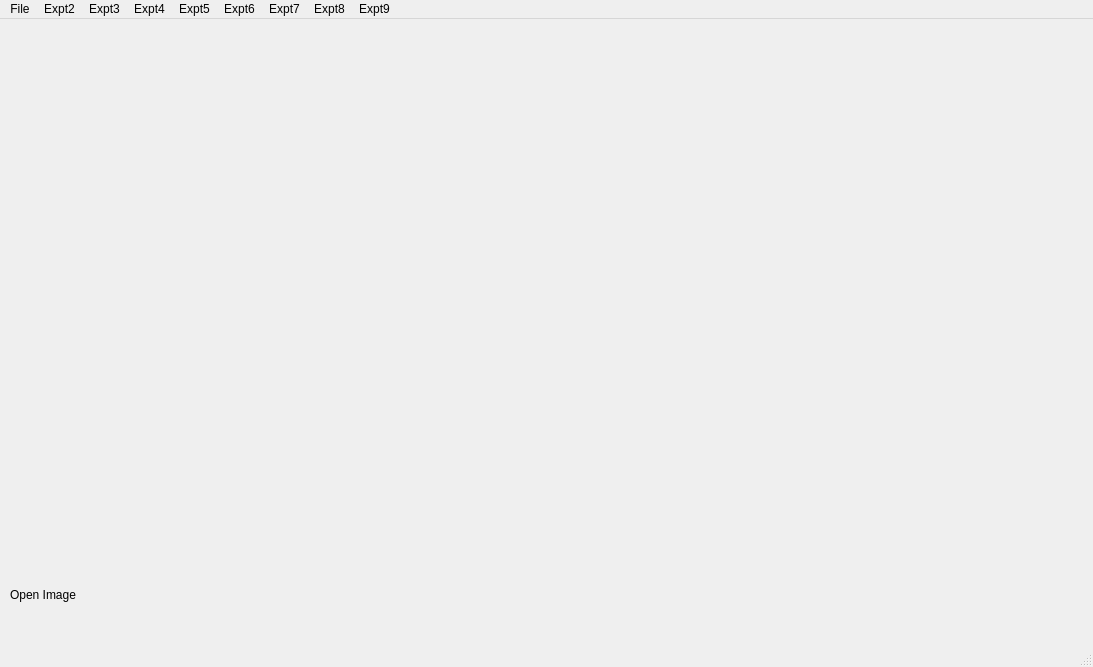
<?xml version="1.0" encoding="UTF-8"?>
<ui version="4.0">
 <class>MainWindow</class>
 <widget class="QMainWindow" name="MainWindow">
  <property name="geometry">
   <rect>
    <x>0</x>
    <y>0</y>
    <width>1093</width>
    <height>667</height>
   </rect>
  </property>
  <property name="windowTitle">
   <string>Image Processing</string>
  </property>
  <widget class="QWidget" name="centralwidget">
   <widget class="QLabel" name="inputImageLabel">
    <property name="geometry">
     <rect>
      <x>10</x>
      <y>10</y>
      <width>531</width>
      <height>531</height>
     </rect>
    </property>
    <property name="text">
     <string/>
    </property>
    <property name="scaledContents">
     <bool>true</bool>
    </property>
   </widget>
   <widget class="QLabel" name="outputImageLabel">
    <property name="geometry">
     <rect>
      <x>550</x>
      <y>10</y>
      <width>531</width>
      <height>531</height>
     </rect>
    </property>
    <property name="text">
     <string/>
    </property>
    <property name="scaledContents">
     <bool>true</bool>
    </property>
   </widget>
   <widget class="QLabel" name="msgLabel">
    <property name="geometry">
     <rect>
      <x>10</x>
      <y>560</y>
      <width>1071</width>
      <height>31</height>
     </rect>
    </property>
    <property name="text">
     <string>Open Image</string>
    </property>
   </widget>
  </widget>
  <widget class="QMenuBar" name="menubar">
   <property name="geometry">
    <rect>
     <x>0</x>
     <y>0</y>
     <width>1093</width>
     <height>30</height>
    </rect>
   </property>
   <widget class="QMenu" name="menuFile">
    <property name="title">
     <string>File</string>
    </property>
    <addaction name="actionOpen"/>
    <addaction name="actionSave"/>
   </widget>
   <widget class="QMenu" name="menuExpt2">
    <property name="title">
     <string>Expt2</string>
    </property>
    <addaction name="actionRGB_to_Grey"/>
   </widget>
   <widget class="QMenu" name="menuExpt3">
    <property name="title">
     <string>Expt3</string>
    </property>
    <addaction name="actionNegative"/>
   </widget>
   <widget class="QMenu" name="menuExpt4">
    <property name="title">
     <string>Expt4</string>
    </property>
    <addaction name="actionGrey_Level_Slicing"/>
   </widget>
   <widget class="QMenu" name="menuExpt5">
    <property name="title">
     <string>Expt5</string>
    </property>
    <addaction name="actionBit_Plane_0"/>
    <addaction name="actionBit_Plane_1"/>
    <addaction name="actionBit_Plane_2"/>
    <addaction name="actionBit_Plane_3"/>
    <addaction name="actionBit_Plane_4"/>
    <addaction name="actionBit_Plane_5"/>
    <addaction name="actionBit_Plane_6"/>
    <addaction name="actionBit_Plane_7"/>
   </widget>
   <widget class="QMenu" name="menuExpt6">
    <property name="title">
     <string>Expt7</string>
    </property>
    <addaction name="actionHistogram_Equalization"/>
    <addaction name="actionGenerate_Histograms"/>
   </widget>
   <widget class="QMenu" name="menuExpt7">
    <property name="title">
     <string>Expt6</string>
    </property>
    <addaction name="actionContrast_Stretching"/>
   </widget>
   <widget class="QMenu" name="menuExpt8">
    <property name="title">
     <string>Expt8</string>
    </property>
    <addaction name="actionSmoothing_Box_Filter"/>
    <addaction name="actionSmoothing_Median_Filter"/>
    <addaction name="actionSmoothing_Weighted_Averaging_Filter"/>
   </widget>
   <widget class="QMenu" name="menuExpt9">
    <property name="title">
     <string>Expt9</string>
    </property>
    <addaction name="actionSharpening_Laplacian_Filter"/>
    <addaction name="actionSharpening_Sobel_Filter"/>
    <addaction name="actionSharpening_Prewitt_Filter"/>
   </widget>
   <addaction name="menuFile"/>
   <addaction name="menuExpt2"/>
   <addaction name="menuExpt3"/>
   <addaction name="menuExpt4"/>
   <addaction name="menuExpt5"/>
   <addaction name="menuExpt7"/>
   <addaction name="menuExpt6"/>
   <addaction name="menuExpt8"/>
   <addaction name="menuExpt9"/>
  </widget>
  <widget class="QStatusBar" name="statusbar"/>
  <action name="actionOpen">
   <property name="text">
    <string>Open</string>
   </property>
   <property name="shortcut">
    <string>Ctrl+S</string>
   </property>
   <property name="shortcutContext">
    <enum>Qt::WidgetShortcut</enum>
   </property>
  </action>
  <action name="actionSave">
   <property name="text">
    <string>Save</string>
   </property>
   <property name="shortcut">
    <string>Ctrl+S</string>
   </property>
  </action>
  <action name="actionRGB_to_Grey">
   <property name="text">
    <string>RGB to Grey</string>
   </property>
  </action>
  <action name="actionNegative">
   <property name="text">
    <string>Negative</string>
   </property>
  </action>
  <action name="actionWith_Background">
   <property name="text">
    <string>With Background</string>
   </property>
  </action>
  <action name="actionWithout_Background">
   <property name="text">
    <string>Without Background</string>
   </property>
  </action>
  <action name="actionBit_Plane_0">
   <property name="text">
    <string>Bit Plane 0</string>
   </property>
  </action>
  <action name="actionBit_Plane_1">
   <property name="text">
    <string>Bit Plane 1</string>
   </property>
  </action>
  <action name="actionBit_Plane_2">
   <property name="text">
    <string>Bit Plane 2</string>
   </property>
  </action>
  <action name="actionBit_Plane_3">
   <property name="text">
    <string>Bit Plane 3</string>
   </property>
  </action>
  <action name="actionBit_Plane_4">
   <property name="text">
    <string>Bit Plane 4</string>
   </property>
  </action>
  <action name="actionBit_Plane_5">
   <property name="text">
    <string>Bit Plane 5</string>
   </property>
  </action>
  <action name="actionBit_Plane_6">
   <property name="text">
    <string>Bit Plane 6</string>
   </property>
  </action>
  <action name="actionBit_Plane_7">
   <property name="text">
    <string>Bit Plane 7</string>
   </property>
  </action>
  <action name="actionGrey_Level_Slicing">
   <property name="text">
    <string>Grey Level Slicing</string>
   </property>
  </action>
  <action name="actionHistogram_Equalization">
   <property name="text">
    <string>Histogram Equalization</string>
   </property>
  </action>
  <action name="actionGenerate_Histograms">
   <property name="text">
    <string>Generate Histograms</string>
   </property>
  </action>
  <action name="actionContrast_Stretching">
   <property name="text">
    <string>Contrast Stretching</string>
   </property>
  </action>
  <action name="actionSmoothing_Box_Filter">
   <property name="text">
    <string>Smoothing: Box Filter</string>
   </property>
  </action>
  <action name="actionSmoothing_Median_Filter">
   <property name="text">
    <string>Smoothing: Median Filter</string>
   </property>
  </action>
  <action name="actionSmoothing_Weighted_Averaging_Filter">
   <property name="text">
    <string>Smoothing: Weighted Averaging Filter</string>
   </property>
  </action>
  <action name="actionSharpening_Laplacian_Filter">
   <property name="text">
    <string>Sharpening : Laplacian Filter</string>
   </property>
  </action>
  <action name="actionSharpening_Sobel_Filter">
   <property name="text">
    <string>Sharpening : Sobel Filter</string>
   </property>
  </action>
  <action name="actionSharpening_Prewitt_Filter">
   <property name="text">
    <string>Sharpening : Prewitt Filter</string>
   </property>
  </action>
  <action name="actionCanny_Edge_Detector">
   <property name="text">
    <string>Canny Edge Detector</string>
   </property>
  </action>
 </widget>
 <resources/>
 <connections/>
</ui>
